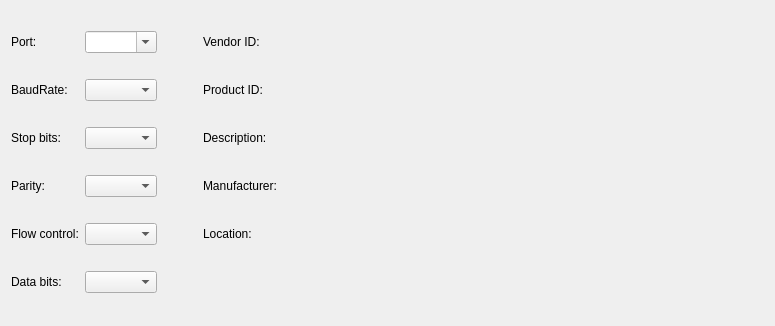
         <widget class="QWidget" name="scrollAreaWidgetContents_3">
          <property name="geometry">
           <rect>
            <x>0</x>
            <y>0</y>
            <width>775</width>
            <height>326</height>
           </rect>
          </property>
          <layout class="QHBoxLayout" name="horizontalLayout_2" stretch="0">
           <item>
            <layout class="QGridLayout" name="gridLayout_3" columnstretch="0,0,0,1,0">
             <item row="2" column="3">
              <widget class="QLabel" name="descriptionLabel">
               <property name="sizePolicy">
                <sizepolicy hsizetype="MinimumExpanding" vsizetype="Minimum">
                 <horstretch>0</horstretch>
                 <verstretch>0</verstretch>
                </sizepolicy>
               </property>
               <property name="text">
                <string>Description:</string>
               </property>
              </widget>
             </item>
             <item row="2" column="0">
              <widget class="QLabel" name="stopBitsLabel">
               <property name="sizePolicy">
                <sizepolicy hsizetype="Minimum" vsizetype="Preferred">
                 <horstretch>0</horstretch>
                 <verstretch>0</verstretch>
                </sizepolicy>
               </property>
               <property name="text">
                <string>Stop bits:</string>
               </property>
              </widget>
             </item>
             <item row="4" column="3">
              <widget class="QLabel" name="locationLabel">
               <property name="sizePolicy">
                <sizepolicy hsizetype="MinimumExpanding" vsizetype="Minimum">
                 <horstretch>0</horstretch>
                 <verstretch>0</verstretch>
                </sizepolicy>
               </property>
               <property name="text">
                <string>Location:</string>
               </property>
              </widget>
             </item>
             <item row="4" column="0">
              <widget class="QLabel" name="flowControlLabel">
               <property name="sizePolicy">
                <sizepolicy hsizetype="Minimum" vsizetype="Preferred">
                 <horstretch>0</horstretch>
                 <verstretch>0</verstretch>
                </sizepolicy>
               </property>
               <property name="text">
                <string>Flow control:</string>
               </property>
              </widget>
             </item>
             <item row="1" column="3">
              <widget class="QLabel" name="pidLabel">
               <property name="sizePolicy">
                <sizepolicy hsizetype="MinimumExpanding" vsizetype="Minimum">
                 <horstretch>0</horstretch>
                 <verstretch>0</verstretch>
                </sizepolicy>
               </property>
               <property name="text">
                <string>Product ID:</string>
               </property>
              </widget>
             </item>
             <item row="1" column="1">
              <widget class="QComboBox" name="baudRateBox">
               <property name="sizePolicy">
                <sizepolicy hsizetype="Expanding" vsizetype="Fixed">
                 <horstretch>0</horstretch>
                 <verstretch>0</verstretch>
                </sizepolicy>
               </property>
               <property name="minimumSize">
                <size>
                 <width>0</width>
                 <height>0</height>
                </size>
               </property>
               <property name="maximumSize">
                <size>
                 <width>16777215</width>
                 <height>16777215</height>
                </size>
               </property>
               <property name="baseSize">
                <size>
                 <width>69</width>
                 <height>20</height>
                </size>
               </property>
              </widget>
             </item>
             <item row="3" column="0">
              <widget class="QLabel" name="parityLabel">
               <property name="sizePolicy">
                <sizepolicy hsizetype="Minimum" vsizetype="Preferred">
                 <horstretch>0</horstretch>
                 <verstretch>0</verstretch>
                </sizepolicy>
               </property>
               <property name="text">
                <string>Parity:</string>
               </property>
              </widget>
             </item>
             <item row="3" column="1">
              <widget class="QComboBox" name="parityBox">
               <property name="sizePolicy">
                <sizepolicy hsizetype="Expanding" vsizetype="Fixed">
                 <horstretch>0</horstretch>
                 <verstretch>0</verstretch>
                </sizepolicy>
               </property>
               <property name="minimumSize">
                <size>
                 <width>0</width>
                 <height>0</height>
                </size>
               </property>
               <property name="maximumSize">
                <size>
                 <width>16777215</width>
                 <height>16777215</height>
                </size>
               </property>
               <property name="text" stdset="0">
                <string>BaudRate:</string>
               </property>
              </widget>
             </item>
             <item row="1" column="0">
              <widget class="QLabel" name="baudRateLabel">
               <property name="sizePolicy">
                <sizepolicy hsizetype="Minimum" vsizetype="Minimum">
                 <horstretch>0</horstretch>
                 <verstretch>0</verstretch>
                </sizepolicy>
               </property>
               <property name="maximumSize">
                <size>
                 <width>16777215</width>
                 <height>16777215</height>
                </size>
               </property>
               <property name="text">
                <string>BaudRate:</string>
               </property>
              </widget>
             </item>
             <item row="4" column="1">
              <widget class="QComboBox" name="flowControlBox">
               <property name="sizePolicy">
                <sizepolicy hsizetype="Expanding" vsizetype="Fixed">
                 <horstretch>0</horstretch>
                 <verstretch>0</verstretch>
                </sizepolicy>
               </property>
               <property name="minimumSize">
                <size>
                 <width>0</width>
                 <height>0</height>
                </size>
               </property>
               <property name="maximumSize">
                <size>
                 <width>16777215</width>
                 <height>16777215</height>
                </size>
               </property>
              </widget>
             </item>
             <item row="2" column="1">
              <widget class="QComboBox" name="stopBitsBox">
               <property name="sizePolicy">
                <sizepolicy hsizetype="Expanding" vsizetype="Fixed">
                 <horstretch>0</horstretch>
                 <verstretch>0</verstretch>
                </sizepolicy>
               </property>
               <property name="minimumSize">
                <size>
                 <width>0</width>
                 <height>0</height>
                </size>
               </property>
               <property name="maximumSize">
                <size>
                 <width>16777215</width>
                 <height>16777215</height>
                </size>
               </property>
              </widget>
             </item>
             <item row="0" column="1">
              <widget class="QComboBox" name="serialPortInfoListBox">
               <property name="sizePolicy">
                <sizepolicy hsizetype="Preferred" vsizetype="Fixed">
                 <horstretch>0</horstretch>
                 <verstretch>0</verstretch>
                </sizepolicy>
               </property>
               <property name="minimumSize">
                <size>
                 <width>0</width>
                 <height>0</height>
                </size>
               </property>
               <property name="maximumSize">
                <size>
                 <width>16777215</width>
                 <height>16777215</height>
                </size>
               </property>
               <property name="editable">
                <bool>true</bool>
               </property>
              </widget>
             </item>
             <item row="5" column="1">
              <widget class="QComboBox" name="dataBitsBox">
               <property name="sizePolicy">
                <sizepolicy hsizetype="Expanding" vsizetype="Fixed">
                 <horstretch>0</horstretch>
                 <verstretch>0</verstretch>
                </sizepolicy>
               </property>
               <property name="minimumSize">
                <size>
                 <width>0</width>
                 <height>0</height>
                </size>
               </property>
               <property name="maximumSize">
                <size>
                 <width>16777215</width>
                 <height>16777215</height>
                </size>
               </property>
               <property name="baseSize">
                <size>
                 <width>69</width>
                 <height>20</height>
                </size>
               </property>
              </widget>
             </item>
             <item row="5" column="0">
              <widget class="QLabel" name="dataBitsLabel">
               <property name="sizePolicy">
                <sizepolicy hsizetype="Minimum" vsizetype="Preferred">
                 <horstretch>0</horstretch>
                 <verstretch>0</verstretch>
                </sizepolicy>
               </property>
               <property name="text">
                <string>Data bits:</string>
               </property>
              </widget>
             </item>
             <item row="0" column="3">
              <widget class="QLabel" name="vidLabel">
               <property name="sizePolicy">
                <sizepolicy hsizetype="MinimumExpanding" vsizetype="Minimum">
                 <horstretch>0</horstretch>
                 <verstretch>0</verstretch>
                </sizepolicy>
               </property>
               <property name="text">
                <string>Vendor ID:</string>
               </property>
              </widget>
             </item>
             <item row="2" column="4">
              <spacer name="horizontalSpacer_5">
               <property name="orientation">
                <enum>Qt::Horizontal</enum>
               </property>
               <property name="sizeHint" stdset="0">
                <size>
                 <width>40</width>
                 <height>20</height>
                </size>
               </property>
              </spacer>
             </item>
             <item row="0" column="2">
              <spacer name="horizontalSpacer_3">
               <property name="orientation">
                <enum>Qt::Horizontal</enum>
               </property>
               <property name="sizeHint" stdset="0">
                <size>
                 <width>40</width>
                 <height>20</height>
                </size>
               </property>
              </spacer>
             </item>
             <item row="3" column="3">
              <widget class="QLabel" name="manufacturerLabel">
               <property name="sizePolicy">
                <sizepolicy hsizetype="MinimumExpanding" vsizetype="Minimum">
                 <horstretch>0</horstretch>
                 <verstretch>0</verstretch>
                </sizepolicy>
               </property>
               <property name="text">
                <string>Manufacturer:</string>
               </property>
              </widget>
             </item>
             <item row="0" column="0">
              <widget class="QLabel" name="label_24">
               <property name="text">
                <string>Port:</string>
               </property>
              </widget>
             </item>
            </layout>
           </item>
          </layout>
         </widget>
